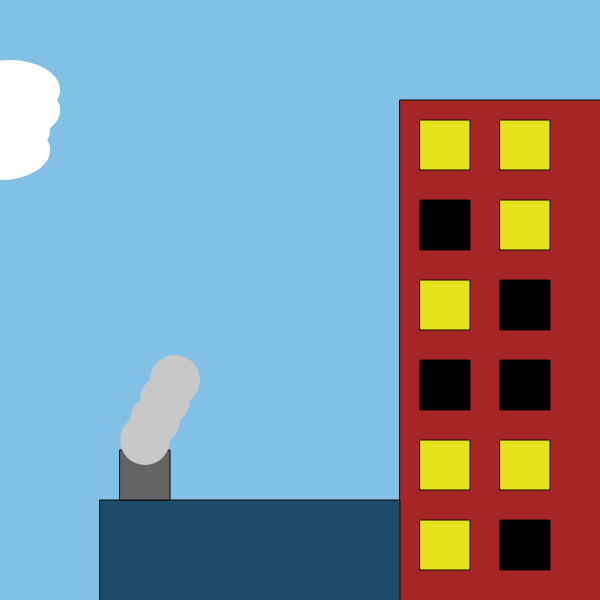
Frame 1 (no input)
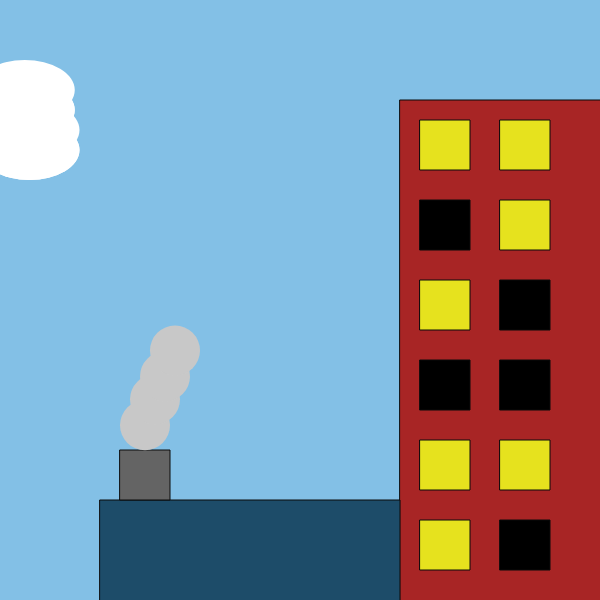
Frame 60 (no input)
Frame 120 (the mouse pressed at the canvas centre since frame 60): identical to frame 60, image omitted

The p5.js sketch that drew these frames (run headless with seeded random() and noise() and a simulated clock; from frame 60 on, the mouse is pressed at the canvas centre):

// p5.js sketch
// ── sketch.js
let cloud1=0;
let y=400;
let cloud2=10;
let smoke1=440;
let smoke2=420;
let smoke3=400;
let smoke4=380;


function setup() {
  createCanvas(600, 600);
}

function draw() {
  background(131, 192, 230);

//clouds
  fill(255);
  noStroke();
  ellipse(cloud1, 150, 100, 60);
  ellipse(cloud1, 130, 100, 60);
  ellipse(cloud1, 150, 100, 60);
  cloud1 += 0.5;
  ellipse(cloud2, 110, 100, 60);
  ellipse(cloud2, 90, 100, 60);
  ellipse(cloud2, 110, 100, 60);
  cloud2 += 0.25;


  //red building 
  fill(168, 37, 37);
  stroke(10);
  square(400, 100, 600);

  //windows
  fill(230, 226, 30);
  square(420, 120, 50);
  square(500, 120, 50);
  fill(0, 0, 0);
  square(420, 200, 50);
  fill(230, 226, 30);
  square(500, 200, 50);
  square(420, 280, 50);
  fill(0, 0, 0);
  square(500, 280, 50);
  square(420, 360, 50);
  square(500, 360, 50);
  fill(230, 226, 30);
  square(420, 440, 50);
  square(500, 440, 50);
  square(420, 520, 50);
  fill(0, 0, 0);
  square(500, 520, 50);

  //blue building
  fill(29, 76, 105);
  stroke(10);
  square(100, 500, 300);

  //smokestack
  fill(100);
  square(120, 450, 50);

  //smoke 
  fill(200);
  noStroke();
  ellipse(145, smoke1, 50, 50);
  ellipse(155, smoke2, 50, 50);
  ellipse(165, smoke3, 50, 50);
  ellipse(175, smoke4, 50, 50);
  smoke1 -= 0.25;
  smoke2 -= 0.35;
  smoke3 -= 0.4;
  smoke4 -= 0.5;

  

}

function mousePressed() {
  y = 0;
  smoke1 = 440;
  smoke2 = 420;
  smoke3 = 400;
  smoke4 = 380;
  cloud1 = 0;
  cloud2 = 10;
  x=0;
  
}
